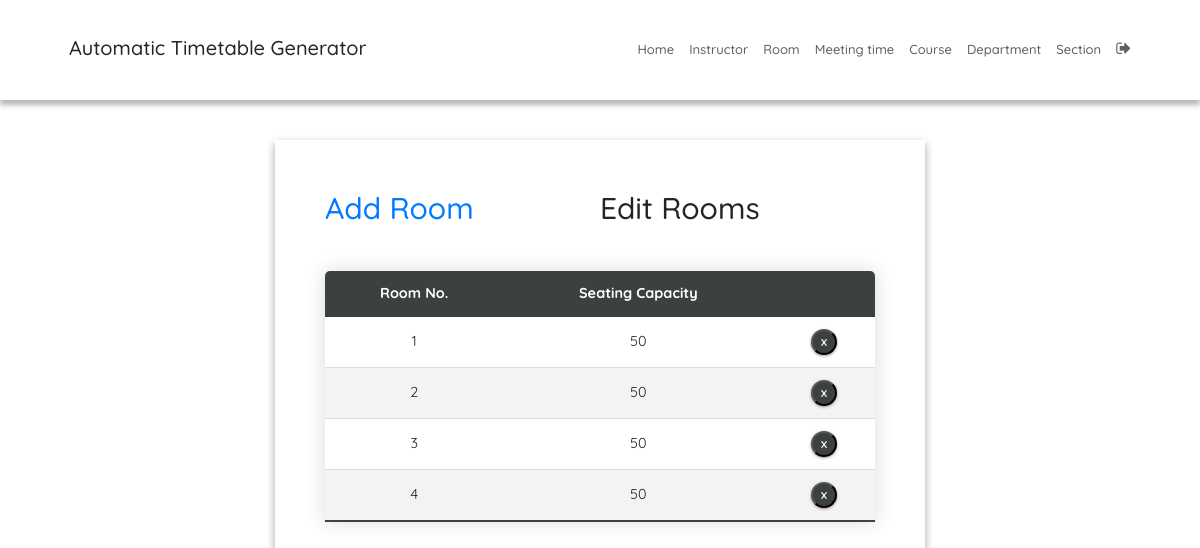
The app's page /roomEdit/ (signed in) with its own data.
### SchedulerApp/models.py (models this page shows, shortened)
class Room(models.Model):
    r_number = models.CharField(max_length=6)
    seating_capacity = models.IntegerField(default=0)

### SchedulerApp/views.py (the view)
# urls.py: path('roomEdit/', roomEdit, name='roomEdit'),
@login_required
def roomEdit(request):
    context = {'rooms': Room.objects.all()}
    return render(request, 'roomEdit.html', context)

### SchedulerApp/templatetags/index.py (called while the page is built)
@register.tag
def active(parser, token):
    args = token.split_contents()
    template_tag = args[0]
    if len(args) < 2:
        raise (template.TemplateSyntaxError, f'{template_tag} tag requires at least one argument')
    return NavSelectedNode(args[1:])

    def render(self, context):
        path = context['request'].path
        for p in self.patterns:
            pValue = template.Variable(p).resolve(context)
            if path == pValue:
                return 'active'
        return ''

### templates/roomEdit.html (shortened to what this page needs)
{% extends 'base.html' %}
{% block content %}
{% load static %}
<fieldset class="fieldset">
  <div class="tablink">
    <a href="{% url 'roomAdd'%}">
      <h1 onclick="openPage('new')" id="defaultOpen">Add Room</h1>
    </a>
    <h1 onclick="openPage('edit')" id="link_to_edit">Edit Rooms</h1>
  </div>
  <div class="tabcontent" id="edit">
    <table class="editTable">
      <thead>
        <tr class="table-headers">
          <th>Room No.</th>
          <th>Seating Capacity</th>
          <th class="empty"></th>
        </tr>
      </thead>
      <tbody>
        {% for rm in rooms %}
        <tr>
          <td>{{rm.r_number}}</td>
          <td>{{rm.seating_capacity}}</td>
          <td class="empty">
            <form action="{% url 'deleteroom' rm.id %}" method="post">
              <input type="submit" value="X" class="cross">
            </form>
          </td>
        </tr>
        {% endfor %}
      </tbody>
    </table>
  </div>
</fieldset>
{% endblock %}

### static/CSS/style.css (style rules this page uses)
:root { --green4: #343837; --green5: #303333; --green6: #454a49; --green7: #3c403f; --white: #fff; --grey: #aaa; --dark-grey: #444; --light-grey: #a29999; --lighter-grey: #dddddd; --lightest-grey: #f3f3f3; --box-shadow: #9e9292; }
html { font-size: 100%; box-sizing: border-box; scroll-behavior: smooth; }
html, body { margin: 0; padding: 0; width: 100vw; min-height: 100%; text-rendering: optimizeLegibility; font-family: "Quicksand", sans-serif; font-size: 62.5%; }
body { position: relative; }
a { text-decoration: none; }
fieldset { padding: 50px; border-radius: 0 0 8px 8px; background: transparent; box-shadow: rgba(0, 0, 0, 0.145) 0px 4px 8px, rgba(0, 0, 0, 0.24) 0px 3px 8px; border-top: 5px solid var(--green1); }
.fieldset { min-width: 65rem; font-size: 1.6rem; }
.tablink { display: grid; grid-template-columns: 1fr 1fr; }
.tablink h1 { color: var(--green3); padding-bottom: 2rem; cursor: pointer; font-size: 3rem; }
.tabcontent { display: grid; gap: 3rem; }
.editTable, .timetable { border-collapse: collapse; margin-top: 2rem; font-size: 0.9em; min-width: 40rem; border-radius: 5px 5px 0 0; overflow: hidden; box-shadow: 0 0 20px rgba(0, 0, 0, 0.15); text-align: center; }
.editTable thead tr, .timetable thead tr { background-color: var(--green7); color: var(--white); font-weight: bold; }
.editTable th, .editTable td, .timetable th, .timetable td { padding: 1.2rem 1.5rem; }
.editTable tbody tr, .timetable tbody tr { border-bottom: 1px solid var(--lighter-grey); }
.editTable tbody tr:nth-of-type(even), .timetable tbody tr:nth-of-type(even) { background-color: var(--lightest-grey); }
.editTable tbody tr:last-of-type, .timetable tbody tr:last-of-type { border-bottom: 2px solid var(--green7); }
.empty form { display: flex; justify-content: center; }
.cross { border-radius: 50%; font-size: 1rem; font-weight: bold; box-shadow: 0px 1px 3px 0px var(--box-shadow); padding: 4px; color: var(--white); background-color: var(--green7); cursor: pointer; width: 2.6rem; height: 2.6rem; }

### records on screen
Room: r_number "1", seating_capacity "50"
Room: r_number "2", seating_capacity "50"
Room: r_number "3", seating_capacity "50"
Room: r_number "4", seating_capacity "50"
